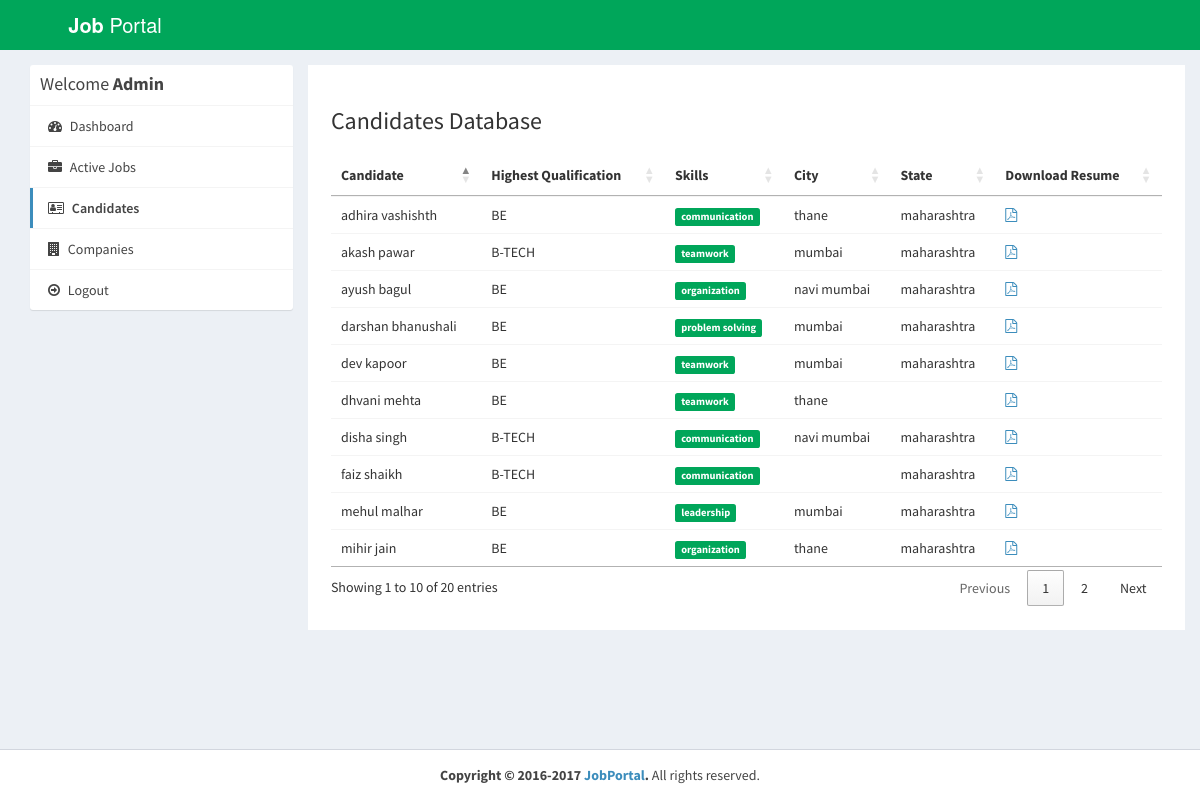
Page /admin/applications.php (signed in) on the committed database.
### tables this page shows
CREATE TABLE IF NOT EXISTS `users` (
  `id_user` int(11) NOT NULL AUTO_INCREMENT,
  `firstname` varchar(255) NOT NULL,
  `lastname` varchar(255) NOT NULL,
  `email` varchar(255) NOT NULL,
  `password` varchar(255) NOT NULL,
  `address` text,
  `city` varchar(255) DEFAULT NULL,
  `state` varchar(255) DEFAULT NULL,
  `contactno` varchar(255) DEFAULT NULL,
  `qualification` varchar(255) DEFAULT NULL,
  `stream` varchar(255) DEFAULT NULL,
  `passingyear` varchar(255) DEFAULT NULL,
  `dob` varchar(255) DEFAULT NULL,
  `age` varchar(255) DEFAULT NULL,
  `designation` varchar(255) DEFAULT NULL,
  `resume` varchar(255) DEFAULT NULL,
  `hash` varchar(255) DEFAULT NULL,
  `active` int(11) NOT NULL DEFAULT '1',
  `aboutme` text NOT NULL,
  `skills` text,
  PRIMARY KEY (`id_user`),
  UNIQUE KEY `email` (`email`)
);

### admin/applications.php (the view, shortened to what this page needs)
<?php
require_once("../db.php");
?>
<!DOCTYPE html>
<html>
<head>
  <link rel="stylesheet" href="https://cdnjs.cloudflare.com/ajax/libs/twitter-bootstrap/3.3.7/css/bootstrap.min.css">
  <link rel="stylesheet" href="https://cdnjs.cloudflare.com/ajax/libs/font-awesome/4.7.0/css/font-awesome.min.css">
  <link rel="stylesheet" href="https://cdnjs.cloudflare.com/ajax/libs/ionicons/2.0.1/css/ionicons.min.css">
  <link rel="stylesheet" href="https://cdn.datatables.net/1.10.15/css/jquery.dataTables.min.css">
  <link rel="stylesheet" href="../css/AdminLTE.min.css">
  <link rel="stylesheet" href="../css/_all-skins.min.css">
  <link rel="stylesheet" href="../css/custom.css">
</head>
<body class="hold-transition skin-green sidebar-mini">
<div class="wrapper">
  <header class="main-header">
    <a href="index.php" class="logo logo-bg">
      <span class="logo-lg"><b>Job</b> Portal</span>
    </a>
    <nav class="navbar navbar-static-top">
    </nav>
  </header>
  <div class="content-wrapper" style="margin-left: 0px;">
    <section id="candidates" class="content-header">
      <div class="container">
        <div class="row">
          <div class="col-md-3">
            <div class="box box-solid">
              <div class="box-header with-border">
                <h3 class="box-title">Welcome <b>Admin</b></h3>
              </div>
              <div class="box-body no-padding">
                <ul class="nav nav-pills nav-stacked">
                  <li><a href="dashboard.php"><i class="fa fa-dashboard"></i> Dashboard</a></li>
                  <li><a href="active-jobs.php"><i class="fa fa-briefcase"></i> Active Jobs</a></li>
                  <li class="active"><a href="applications.php"><i class="fa fa-address-card-o"></i> Candidates</a></li>
                  <li><a href="companies.php"><i class="fa fa-building"></i> Companies</a></li>
                  <li><a href="../logout.php"><i class="fa fa-arrow-circle-o-right"></i> Logout</a></li>
                </ul>
              </div>
            </div>
          </div>
          <div class="col-md-9 bg-white padding-2">
            <h3>Candidates Database</h3>
            <div class="row margin-top-20">
              <div class="col-md-12">
                <div class="box-body table-responsive no-padding">
                  <table id="example2" class="table table-hover">
                    <thead>
                      <th>Candidate</th>
                      <th>Highest Qualification</th>
                      <th>Skills</th>
                      <th>City</th>
                      <th>State</th>
                      <th>Download Resume</th>
                    </thead>
                    <tbody>
                      <?php
                       $sql = "SELECT * FROM users";
                            $result = $conn->query($sql);
                            if($result->num_rows > 0) {
                              while($row = $result->fetch_assoc())
                              {
                                $skills = $row['skills'];
                                $skills = explode(',', $skills);
                      ?>
                      <tr>
                        <td><?php echo $row['firstname'].' '.$row['lastname']; ?></td>
                        <td><?php echo $row['qualification']; ?></td>
                        <td>
                          <?php
                          foreach ($skills as $value) {
                            echo ' <span class="label label-success">'.$value.'</span>';
                          }
                          ?>
                        </td>
                        <td><?php echo $row['city']; ?></td>
                        <td><?php echo $row['state']; ?></td>
                        <?php if($row['resume'] != '') { ?>
                        <td><a href="../uploads/resume/<?php echo $row['resume']; ?>" download="<?php echo $row['firstname'].' Resume'; ?>"><i class="fa fa-file-pdf-o"></i></a></td>
                        <?php } else { ?>
                        <td>No Resume Uploaded</td>
                        <?php } ?>
                      </tr>
                      <?php
                        }
                      }
                      ?>
                    </tbody>
                  </table>
                </div>
              </div>
            </div>
          </div>
        </div>
      </div>
    </section>
  </div>
  <footer class="main-footer" style="margin-left: 0px;">
    <div class="text-center">
      <strong>Copyright &copy; 2016-2017 <a href="learningfromscratch.online">JobPortal</a>.</strong> All rights
    reserved.
    </div>
  </footer>
</div>
</body>
</html>

### css/custom.css (style rules this page uses)
.logo-bg { background-color: #00A65A !important; }
.margin-top-20 { margin-top: 20px; }
.padding-2 { padding: 2%; }
.bg-white { background-color: #fff; }

### rows in the picture
users: firstname "dev", lastname "kapoor", qualification "BE", skills "teamwork", city "mumbai", state "maharashtra"
users: firstname "adhira", lastname "vashishth", qualification "BE", skills "communication", city "thane", state "maharashtra"
users: firstname "darshan", lastname "bhanushali", qualification "BE", skills "problem solving", city "mumbai", state "maharashtra"
users: firstname "disha", lastname "singh", qualification "B-TECH", skills "communication", city "navi mumbai", state "maharashtra"
users: firstname "mehul", lastname "malhar", qualification "BE", skills "leadership", city "mumbai", state "maharashtra"
users: firstname "ayush", lastname "bagul", qualification "BE", skills "organization", city "navi mumbai", state "maharashtra"
users: firstname "faiz", lastname "shaikh", qualification "B-TECH", skills "communication", state "maharashtra"
users: firstname "dhvani", lastname "mehta", qualification "BE", skills "teamwork", city "thane"
users: firstname "mihir", lastname "jain", qualification "BE", skills "organization", city "thane", state "maharashtra"
users: firstname "akash", lastname "pawar", qualification "B-TECH", skills "teamwork", city "mumbai", state "maharashtra"
